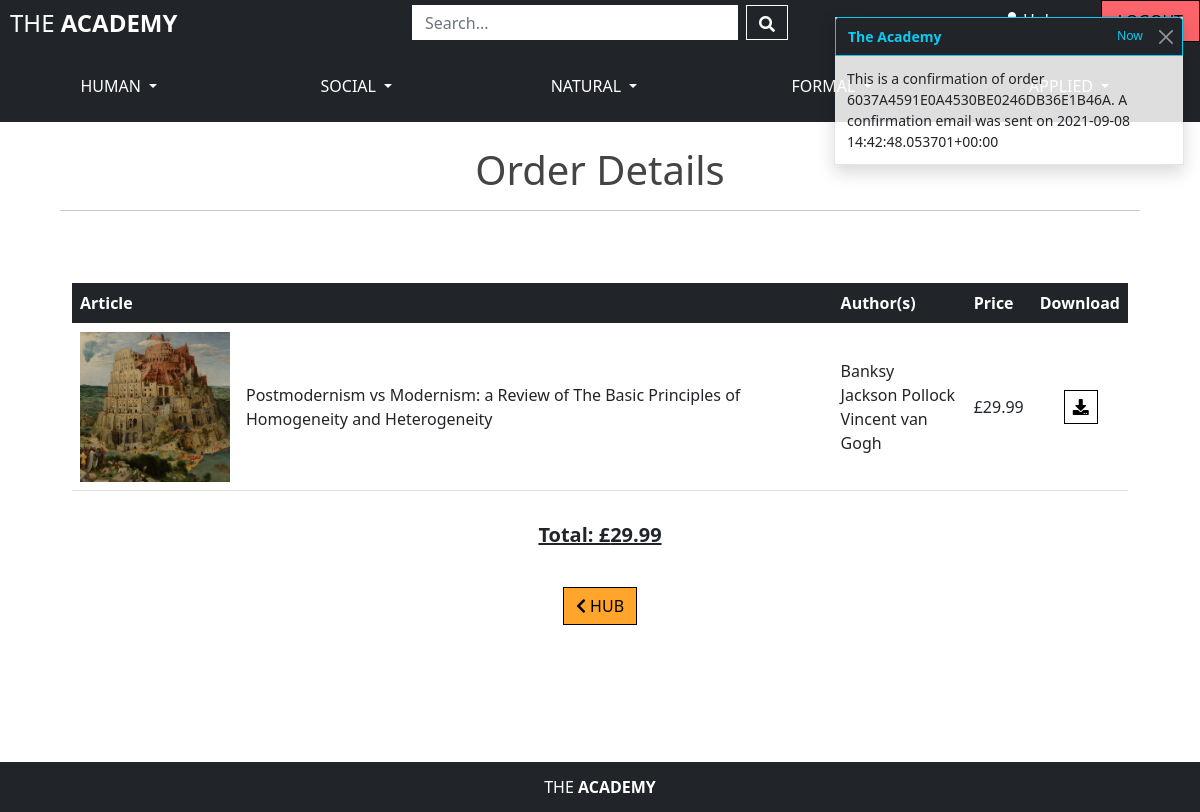
The app's page /academics/order_history/6037A4591E0A4530BE0246DB36E1B46A (signed in) with its own data.
### articles/models.py (models this page shows, shortened)
class Article(models.Model):
    proposal = models.BooleanField(default=False)
    title = models.CharField(max_length=200)
    authors = models.ManyToManyField(Academic)  # ['Einstein', 'Tesla', etc.]
    subjects = models.ManyToManyField(Subject)  # ['history', 'maths', etc.]
    article = models.FileField(upload_to='uploads/')  # Article itself
    date = models.DateField()
    summary = models.TextField()
    rating = models.DecimalField(max_digits=2, decimal_places=1,
                                 null=True, blank=True)
    price = models.DecimalField(max_digits=6, decimal_places=2)
    image = models.ImageField(default='/media/noimage.jpeg', blank=True)
    stakers = models.DecimalField(max_digits=6, decimal_places=0, default=0,
                                  null=True, blank=True)
    class Meta:
        ordering = ['title']

### academics/models.py (models this page shows)
class Academic(models.Model):
    user = models.OneToOneField(User, on_delete=models.CASCADE,
                                related_name='academic', null=True)
    name = models.CharField(max_length=70)
    username = models.CharField(max_length=15)
    default_email = models.EmailField(max_length=254, blank=True)
    default_phone_number = models.CharField(max_length=20, blank=True)
    default_street_address1 = models.CharField(max_length=80, blank=True)
    default_street_address2 = models.CharField(max_length=80, blank=True)
    default_town_or_city = models.CharField(max_length=40, blank=True)
    default_county = models.CharField(max_length=80, blank=True)
    default_postcode = models.CharField(max_length=20, blank=True)
    default_country = CountryField(blank_label='Country', blank=True)
    about = models.TextField()
    level = models.DecimalField(max_digits=4, decimal_places=1, null=True, blank=True)
    image = models.ImageField(default='/media/noimage.jpeg', blank=True)
    following = models.ManyToManyField('self', symmetrical=False, blank=True)
    class Meta:
        ordering = ['name']
    def __str__(self):
        return self.name

### checkout/models.py (models this page shows, shortened)
class Order(models.Model):
    academic = models.ForeignKey(Academic, on_delete=models.SET_NULL,
                                 null=True, blank=True,
                                 related_name='orders')
    order_number = models.CharField(max_length=32, null=False, editable=False)
    date = models.DateTimeField(auto_now_add=True)
    full_name = models.CharField(max_length=50, null=False, blank=False)
    email = models.EmailField(max_length=254, null=False, blank=False)
    phone_number = models.CharField(max_length=20, null=False, blank=False)
    country = CountryField(blank_label='Country *', null=False, blank=False)
    postcode = models.CharField(max_length=20, blank=True)
    town_or_city = models.CharField(max_length=40, null=False, blank=False)
    street_address1 = models.CharField(max_length=80, null=False, blank=False)
    street_address2 = models.CharField(max_length=80, blank=True)
    county = models.CharField(max_length=80, blank=True)
    order_items = models.ManyToManyField(Article)
    order_total = models.DecimalField(max_digits=10, decimal_places=2,
                                      null=False, default=0)
    original_bag = models.TextField(null=False, blank=False, default='')
    stripe_pid = models.CharField(max_length=254, null=False, blank=False,
                                  default='')

### academics/views.py (the view)
# urls.py: path('order_history/<order_number>', views.order_history, name='order_history'),
def order_history(request, order_number):
    order = get_object_or_404(Order, order_number=order_number)
    academic = Academic.objects.get(user=request.user)
    messages.info(request, f'This is a confirmation of order {order_number}. \
                  A confirmation email was sent on {order.date}')
    template = 'checkout/checkout_success.html'
    context = {
        'order': order,
        'from_profile': True,  # To tailor return button
        'academic': academic,
    }
    return render(request, template, context)

### bag/contexts.py (called while the page is built, shortened)
def bag_contents(request):
    bag_articles = []
    bag_total = 0
    article_count = 0
    bag = request.session.get('bag', {})
    context = {
        'bag_articles': bag_articles,
        'bag_total': bag_total,
        'article_count': article_count,
    }
    return context

### checkout/templates/checkout/checkout_success.html (shortened to what this page needs)
{% extends "base.html" %}
{% load static %}
{% block content %}
    <div id="main-content" class="container">
        <div class="row">
            {% if from_profile %}
                <h1 id="header" class="text-center mt-4">Order Details</h1>
            {% else %}
                <h1 id="header" class="text-center mt-4">Success!</h1>
            {% endif %}
            <hr class="mt-2 mb-5">
            <div id="responsive-table-box" class="table-responsive mt-4">
                <table id="responsive-table" class="table">
                    <thead class="table-dark">
                        <tr>
                            <th scope="col" colspan="4">Article</th>
                            <th scope="col" colspan="1"></th>
                            <th scope="col" colspan="2">Author(s)</th>
                            <th scope="col" colspan="2">Price</th>
                            <th scope="col">Download</th>
                        </tr>
                    </thead>
                    <tbody>
                        {% for article in order.order_items.all %}
                            <tr>
                                <td colspan="1">
                                    <a class="article-img" href="{{ article.image.url }}" target="_blank">
                                        <img class="bag-img" src="{{ article.image.url }}"  alt="{{ article.image.name }}">
                                    </a>
                                </td>
                                <td colspan="4" class="align-middle">{{ article.title }}</td>
                                <td colspan="2" class="align-middle">{% for author in article.authors.all %}{% if not forloop.counter == 1 %}<br>{% endif %}{{ author }}{% endfor %}</td>
                                <td colspan="2" class="align-middle">£{{ article.price }}</td>
                                <td class="align-middle">
                                    <a class="btn btn-white ms-4 px-2 py-1" href="{{ article.article }}" download>
                                    <i class="fas fa-download"></i>
                                </a></td>
                            </tr>
                        {% endfor %}
                    </tbody>
                </table>
            </div>
            <div class="text-center py-3">
                <h5 class="underline"><strong>Total: £{{ order.order_total|floatformat:2 }}</strong></h5>
            </div>
            {% if from_profile %}
                <div class="text-center my-3">
                    <a class="btn btn-orange" href="{% url 'academic_profile' academic.id %}">
                        <i class="fas fa-chevron-left"></i>
                        HUB
                    </a>
                </div>
            {% endif %}
            </div>
        </div>
{% endblock %}

### static/css/base.css (style rules this page uses)
:root { --orange-peel: #ffa52c; --medium-aquamarine: #35db95; --fiery-rose: #fd636b; --maya-blue: #63bafd; --black-border: 1px solid black; --square-border: 0px; }
.btn { border: var(--black-border); border-radius: var(--square-border); text-transform: uppercase; }
.btn-orange, .btn-orange:hover { background-color: var(--orange-peel); color: black; }
.btn-white, .btn-white:hover { background-color: white; color: black; }
a:not(.dropdown-item):not(.article-img):not(.profile-img), .btn { display: inline-block; transition: transform 0.2s ease-in-out; }
.underline { text-decoration: underline; }
#header { color: #444444; }
#main-content { min-height: 80vh; max-width: 90%; }
#responsive-table-box { max-height: 400px; overflow-y: auto; }
#responsive-table { min-width: 800px; }
.bag-img { width: 150px; height: 150px; object-fit: cover; }

### records on screen
Article: image (picture), title "Postmodernism vs Modernism: a Review of The Basic Principles of Homogeneity and Heterogeneity", price "29.99"
Academic: name "Banksy"
Academic: name "Jackson Pollock"
Academic: name "Vincent van Gogh"
Order: order_total "29.99"

### other values on screen
{{ message }} "This is a confirmation of order 6037A4591E0A4530BE0246DB36E1B46A. A confirmation email was sent on 2021-09-08 14:42:48.053701+00:00"
